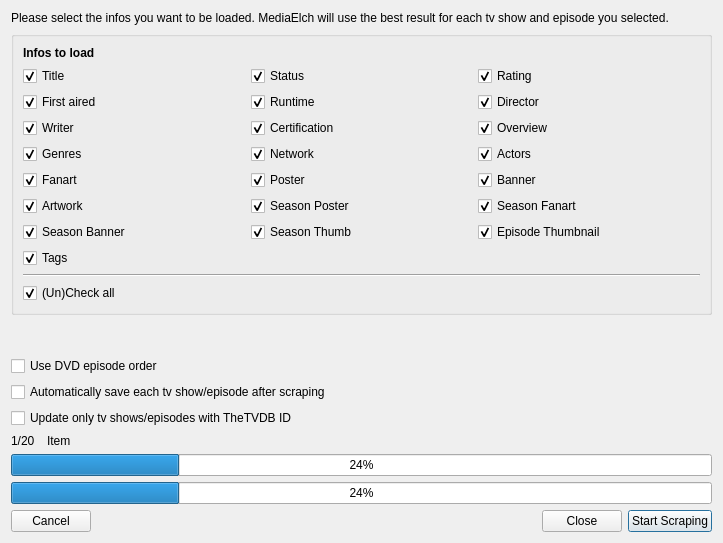
<?xml version="1.0" encoding="UTF-8"?>
<ui version="4.0">
 <class>TvShowMultiScrapeDialog</class>
 <widget class="QDialog" name="TvShowMultiScrapeDialog">
  <property name="geometry">
   <rect>
    <x>0</x>
    <y>0</y>
    <width>723</width>
    <height>543</height>
   </rect>
  </property>
  <property name="windowTitle">
   <string>TV Show Multi Scrape</string>
  </property>
  <property name="windowIcon">
   <iconset resource="../../MediaElch.qrc">
    <normaloff>:/img/MediaElch.png</normaloff>:/img/MediaElch.png</iconset>
  </property>
  <layout class="QVBoxLayout" name="verticalLayout">
   <item>
    <widget class="QLabel" name="label">
     <property name="text">
      <string>Please select the infos you want to be loaded. MediaElch will use the best result for each tv show and episode you selected.</string>
     </property>
     <property name="wordWrap">
      <bool>true</bool>
     </property>
    </widget>
   </item>
   <item>
    <widget class="QGroupBox" name="groupBox">
     <property name="title">
      <string/>
     </property>
     <layout class="QVBoxLayout" name="verticalLayout_3">
      <item>
       <widget class="QLabel" name="label_2">
        <property name="font">
         <font>
          <weight>75</weight>
          <bold>true</bold>
         </font>
        </property>
        <property name="text">
         <string>Infos to load</string>
        </property>
       </widget>
      </item>
      <item>
       <layout class="QGridLayout" name="gridLayout_2">
        <item row="0" column="0">
         <widget class="MyCheckBox" name="chkTitle">
          <property name="text">
           <string>Title</string>
          </property>
          <property name="checked">
           <bool>true</bool>
          </property>
          <property name="type" stdset="0">
           <string notr="true">both</string>
          </property>
         </widget>
        </item>
        <item row="6" column="2">
         <widget class="MyCheckBox" name="chkEpisodeThumbnail">
          <property name="text">
           <string>Episode Thumbnail</string>
          </property>
          <property name="checked">
           <bool>true</bool>
          </property>
          <property name="type" stdset="0">
           <string notr="true">episode</string>
          </property>
         </widget>
        </item>
        <item row="6" column="1">
         <widget class="MyCheckBox" name="chkSeasonThumb">
          <property name="text">
           <string>Season Thumb</string>
          </property>
          <property name="checked">
           <bool>true</bool>
          </property>
          <property name="type" stdset="0">
           <string notr="true">show</string>
          </property>
         </widget>
        </item>
        <item row="6" column="0">
         <widget class="MyCheckBox" name="chkSeasonBanner">
          <property name="text">
           <string>Season Banner</string>
          </property>
          <property name="checked">
           <bool>true</bool>
          </property>
          <property name="type" stdset="0">
           <string notr="true">show</string>
          </property>
         </widget>
        </item>
        <item row="5" column="2">
         <widget class="MyCheckBox" name="chkSeasonFanart">
          <property name="text">
           <string>Season Fanart</string>
          </property>
          <property name="checked">
           <bool>true</bool>
          </property>
          <property name="type" stdset="0">
           <string notr="true">show</string>
          </property>
         </widget>
        </item>
        <item row="5" column="1">
         <widget class="MyCheckBox" name="chkSeasonPoster">
          <property name="text">
           <string>Season Poster</string>
          </property>
          <property name="checked">
           <bool>true</bool>
          </property>
          <property name="type" stdset="0">
           <string notr="true">show</string>
          </property>
         </widget>
        </item>
        <item row="5" column="0">
         <widget class="MyCheckBox" name="chkExtraArts">
          <property name="text">
           <string>Artwork</string>
          </property>
          <property name="checked">
           <bool>true</bool>
          </property>
          <property name="type" stdset="0">
           <string notr="true">show</string>
          </property>
         </widget>
        </item>
        <item row="4" column="2">
         <widget class="MyCheckBox" name="chkBanner">
          <property name="text">
           <string>Banner</string>
          </property>
          <property name="checked">
           <bool>true</bool>
          </property>
          <property name="type" stdset="0">
           <string notr="true">show</string>
          </property>
         </widget>
        </item>
        <item row="4" column="1">
         <widget class="MyCheckBox" name="chkPoster">
          <property name="text">
           <string>Poster</string>
          </property>
          <property name="checked">
           <bool>true</bool>
          </property>
          <property name="type" stdset="0">
           <string notr="true">show</string>
          </property>
         </widget>
        </item>
        <item row="4" column="0">
         <widget class="MyCheckBox" name="chkFanart">
          <property name="text">
           <string>Fanart</string>
          </property>
          <property name="checked">
           <bool>true</bool>
          </property>
          <property name="type" stdset="0">
           <string notr="true">show</string>
          </property>
         </widget>
        </item>
        <item row="3" column="2">
         <widget class="MyCheckBox" name="chkActors">
          <property name="text">
           <string>Actors</string>
          </property>
          <property name="checked">
           <bool>true</bool>
          </property>
          <property name="type" stdset="0">
           <string notr="true">show</string>
          </property>
         </widget>
        </item>
        <item row="3" column="1">
         <widget class="MyCheckBox" name="chkNetwork">
          <property name="text">
           <string>Network</string>
          </property>
          <property name="checked">
           <bool>true</bool>
          </property>
          <property name="type" stdset="0">
           <string notr="true">both</string>
          </property>
         </widget>
        </item>
        <item row="3" column="0">
         <widget class="MyCheckBox" name="chkGenres">
          <property name="text">
           <string>Genres</string>
          </property>
          <property name="checked">
           <bool>true</bool>
          </property>
          <property name="type" stdset="0">
           <string notr="true">show</string>
          </property>
         </widget>
        </item>
        <item row="7" column="0">
         <widget class="MyCheckBox" name="chkTags">
          <property name="text">
           <string>Tags</string>
          </property>
          <property name="checked">
           <bool>true</bool>
          </property>
          <property name="type" stdset="0">
           <string notr="true">show</string>
          </property>
         </widget>
        </item>
        <item row="2" column="2">
         <widget class="MyCheckBox" name="chkOverview">
          <property name="text">
           <string>Overview</string>
          </property>
          <property name="checked">
           <bool>true</bool>
          </property>
          <property name="type" stdset="0">
           <string notr="true">both</string>
          </property>
         </widget>
        </item>
        <item row="2" column="1">
         <widget class="MyCheckBox" name="chkCertification">
          <property name="text">
           <string>Certification</string>
          </property>
          <property name="checked">
           <bool>true</bool>
          </property>
          <property name="type" stdset="0">
           <string notr="true">both</string>
          </property>
         </widget>
        </item>
        <item row="2" column="0">
         <widget class="MyCheckBox" name="chkWriter">
          <property name="text">
           <string>Writer</string>
          </property>
          <property name="checked">
           <bool>true</bool>
          </property>
          <property name="type" stdset="0">
           <string notr="true">episode</string>
          </property>
         </widget>
        </item>
        <item row="1" column="2">
         <widget class="MyCheckBox" name="chkDirector">
          <property name="text">
           <string>Director</string>
          </property>
          <property name="checked">
           <bool>true</bool>
          </property>
          <property name="type" stdset="0">
           <string notr="true">episode</string>
          </property>
         </widget>
        </item>
        <item row="1" column="1">
         <widget class="MyCheckBox" name="chkRuntime">
          <property name="text">
           <string>Runtime</string>
          </property>
          <property name="checked">
           <bool>true</bool>
          </property>
          <property name="type" stdset="0">
           <string notr="true">show</string>
          </property>
         </widget>
        </item>
        <item row="1" column="0">
         <widget class="MyCheckBox" name="chkFirstAired">
          <property name="text">
           <string>First aired</string>
          </property>
          <property name="checked">
           <bool>true</bool>
          </property>
          <property name="type" stdset="0">
           <string notr="true">both</string>
          </property>
         </widget>
        </item>
        <item row="0" column="2">
         <widget class="MyCheckBox" name="chkRating">
          <property name="text">
           <string>Rating</string>
          </property>
          <property name="checked">
           <bool>true</bool>
          </property>
          <property name="type" stdset="0">
           <string notr="true">both</string>
          </property>
         </widget>
        </item>
        <item row="0" column="1">
         <widget class="MyCheckBox" name="chkStatus">
          <property name="text">
           <string>Status</string>
          </property>
          <property name="checked">
           <bool>true</bool>
          </property>
          <property name="type" stdset="0">
           <string notr="true">show</string>
          </property>
         </widget>
        </item>
       </layout>
      </item>
      <item>
       <widget class="Line" name="line">
        <property name="orientation">
         <enum>Qt::Horizontal</enum>
        </property>
       </widget>
      </item>
      <item>
       <widget class="QCheckBox" name="chkUnCheckAll">
        <property name="text">
         <string>(Un)Check all</string>
        </property>
        <property name="checked">
         <bool>true</bool>
        </property>
       </widget>
      </item>
     </layout>
    </widget>
   </item>
   <item>
    <spacer name="verticalSpacer">
     <property name="orientation">
      <enum>Qt::Vertical</enum>
     </property>
     <property name="sizeHint" stdset="0">
      <size>
       <width>20</width>
       <height>47</height>
      </size>
     </property>
    </spacer>
   </item>
   <item>
    <widget class="QCheckBox" name="chkDvdOrder">
     <property name="text">
      <string>Use DVD episode order</string>
     </property>
    </widget>
   </item>
   <item>
    <widget class="QCheckBox" name="chkAutoSave">
     <property name="text">
      <string>Automatically save each tv show/episode after scraping</string>
     </property>
    </widget>
   </item>
   <item>
    <widget class="QCheckBox" name="chkOnlyId">
     <property name="text">
      <string>Update only tv shows/episodes with TheTVDB ID</string>
     </property>
    </widget>
   </item>
   <item>
    <layout class="QHBoxLayout" name="horizontalLayout_2" stretch="0,1">
     <item>
      <widget class="QLabel" name="itemCounter">
       <property name="minimumSize">
        <size>
         <width>30</width>
         <height>0</height>
        </size>
       </property>
       <property name="text">
        <string>1/20</string>
       </property>
      </widget>
     </item>
     <item>
      <widget class="QLabel" name="title">
       <property name="text">
        <string notr="true">Item</string>
       </property>
      </widget>
     </item>
    </layout>
   </item>
   <item>
    <widget class="QProgressBar" name="progressItem">
     <property name="value">
      <number>24</number>
     </property>
    </widget>
   </item>
   <item>
    <widget class="QProgressBar" name="progressAll">
     <property name="value">
      <number>24</number>
     </property>
    </widget>
   </item>
   <item>
    <layout class="QHBoxLayout" name="horizontalLayout">
     <item>
      <widget class="QPushButton" name="btnCancel">
       <property name="text">
        <string>Cancel</string>
       </property>
       <property name="autoDefault">
        <bool>false</bool>
       </property>
      </widget>
     </item>
     <item>
      <spacer name="horizontalSpacer">
       <property name="orientation">
        <enum>Qt::Horizontal</enum>
       </property>
       <property name="sizeHint" stdset="0">
        <size>
         <width>40</width>
         <height>20</height>
        </size>
       </property>
      </spacer>
     </item>
     <item>
      <widget class="QPushButton" name="btnClose">
       <property name="text">
        <string>Close</string>
       </property>
       <property name="autoDefault">
        <bool>true</bool>
       </property>
       <property name="default">
        <bool>true</bool>
       </property>
      </widget>
     </item>
     <item>
      <widget class="QPushButton" name="btnStartScraping">
       <property name="text">
        <string>Start Scraping</string>
       </property>
       <property name="default">
        <bool>true</bool>
       </property>
      </widget>
     </item>
    </layout>
   </item>
  </layout>
 </widget>
 <customwidgets>
  <customwidget>
   <class>MyCheckBox</class>
   <extends>QCheckBox</extends>
   <header location="global">smallWidgets/MyCheckBox.h</header>
  </customwidget>
 </customwidgets>
 <resources>
  <include location="../../MediaElch.qrc"/>
 </resources>
 <connections>
  <connection>
   <sender>btnCancel</sender>
   <signal>clicked()</signal>
   <receiver>TvShowMultiScrapeDialog</receiver>
   <slot>reject()</slot>
   <hints>
    <hint type="sourcelabel">
     <x>52</x>
     <y>514</y>
    </hint>
    <hint type="destinationlabel">
     <x>361</x>
     <y>271</y>
    </hint>
   </hints>
  </connection>
  <connection>
   <sender>btnClose</sender>
   <signal>clicked()</signal>
   <receiver>TvShowMultiScrapeDialog</receiver>
   <slot>accept()</slot>
   <hints>
    <hint type="sourcelabel">
     <x>540</x>
     <y>514</y>
    </hint>
    <hint type="destinationlabel">
     <x>361</x>
     <y>271</y>
    </hint>
   </hints>
  </connection>
 </connections>
</ui>
